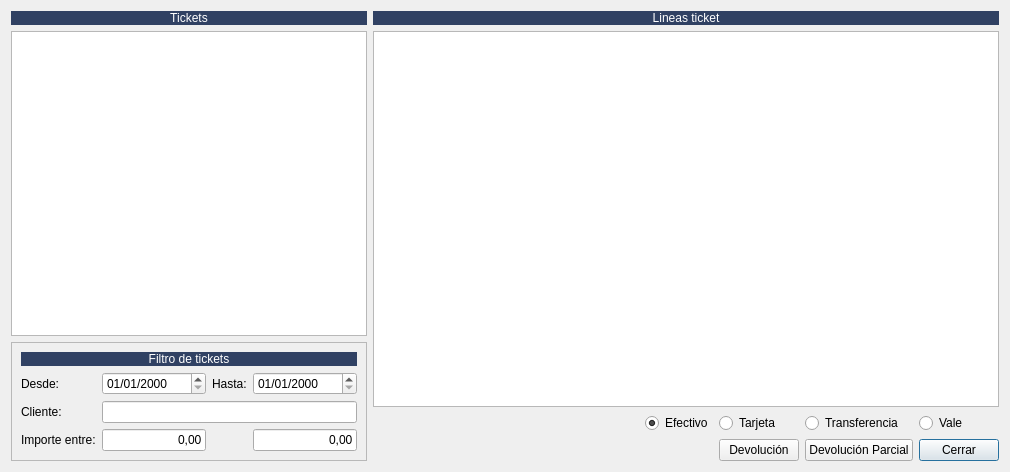
<?xml version="1.0" encoding="UTF-8"?>
<ui version="4.0">
 <class>FrmDevolucionTicket</class>
 <widget class="QDialog" name="FrmDevolucionTicket">
  <property name="windowModality">
   <enum>Qt::WindowModal</enum>
  </property>
  <property name="geometry">
   <rect>
    <x>0</x>
    <y>0</y>
    <width>1010</width>
    <height>472</height>
   </rect>
  </property>
  <property name="windowTitle">
   <string>Devolución de Tickets de caja.</string>
  </property>
  <property name="windowIcon">
   <iconset resource="../maya.qrc">
    <normaloff>:/Icons/PNG/redfox.png</normaloff>:/Icons/PNG/redfox.png</iconset>
  </property>
  <layout class="QGridLayout" name="gridLayout">
   <item row="3" column="6">
    <widget class="QRadioButton" name="radVales">
     <property name="text">
      <string>Vale</string>
     </property>
    </widget>
   </item>
   <item row="2" column="0" rowspan="3">
    <widget class="QFrame" name="frame">
     <property name="frameShape">
      <enum>QFrame::StyledPanel</enum>
     </property>
     <property name="frameShadow">
      <enum>QFrame::Raised</enum>
     </property>
     <layout class="QGridLayout" name="gridLayout_2">
      <item row="2" column="1" colspan="3">
       <widget class="QLineEdit" name="txtCliente"/>
      </item>
      <item row="0" column="0" colspan="4">
       <widget class="QLabel" name="lbldesglose2_3">
        <property name="maximumSize">
         <size>
          <width>16777215</width>
          <height>27</height>
         </size>
        </property>
        <property name="styleSheet">
         <string notr="true">background-color: #304163;
color: rgb(255, 255, 255);</string>
        </property>
        <property name="text">
         <string>Filtro de tickets</string>
        </property>
        <property name="alignment">
         <set>Qt::AlignCenter</set>
        </property>
       </widget>
      </item>
      <item row="1" column="0">
       <widget class="QLabel" name="label">
        <property name="text">
         <string>Desde:</string>
        </property>
       </widget>
      </item>
      <item row="1" column="2">
       <widget class="QLabel" name="label_2">
        <property name="text">
         <string>Hasta:</string>
        </property>
       </widget>
      </item>
      <item row="1" column="3">
       <widget class="QDateEdit" name="dateHasta">
        <property name="displayFormat">
         <string>dd/MM/yyyy</string>
        </property>
       </widget>
      </item>
      <item row="2" column="0">
       <widget class="QLabel" name="label_3">
        <property name="text">
         <string>Cliente:</string>
        </property>
       </widget>
      </item>
      <item row="1" column="1">
       <widget class="QDateEdit" name="dateDesde">
        <property name="displayFormat">
         <string>dd/MM/yyyy</string>
        </property>
       </widget>
      </item>
      <item row="3" column="0">
       <widget class="QLabel" name="label_4">
        <property name="text">
         <string>Importe entre:</string>
        </property>
       </widget>
      </item>
      <item row="3" column="1">
       <widget class="QLineEdit" name="txtImportemin">
        <property name="text">
         <string>0,00</string>
        </property>
        <property name="alignment">
         <set>Qt::AlignRight|Qt::AlignTrailing|Qt::AlignVCenter</set>
        </property>
       </widget>
      </item>
      <item row="3" column="3">
       <widget class="QLineEdit" name="txtImporteMax">
        <property name="text">
         <string>0,00</string>
        </property>
        <property name="alignment">
         <set>Qt::AlignRight|Qt::AlignTrailing|Qt::AlignVCenter</set>
        </property>
       </widget>
      </item>
     </layout>
    </widget>
   </item>
   <item row="3" column="3">
    <widget class="QRadioButton" name="radEfectivo">
     <property name="text">
      <string>Efectivo</string>
     </property>
     <property name="checked">
      <bool>true</bool>
     </property>
    </widget>
   </item>
   <item row="1" column="0">
    <widget class="QTableView" name="tabla_cabeceras">
     <property name="alternatingRowColors">
      <bool>true</bool>
     </property>
     <property name="selectionMode">
      <enum>QAbstractItemView::SingleSelection</enum>
     </property>
     <property name="selectionBehavior">
      <enum>QAbstractItemView::SelectRows</enum>
     </property>
     <attribute name="verticalHeaderVisible">
      <bool>false</bool>
     </attribute>
    </widget>
   </item>
   <item row="1" column="1" rowspan="2" colspan="6">
    <widget class="QTableWidget" name="tablaLineas_tiquet_actual">
     <property name="selectionMode">
      <enum>QAbstractItemView::MultiSelection</enum>
     </property>
     <property name="selectionBehavior">
      <enum>QAbstractItemView::SelectRows</enum>
     </property>
     <attribute name="verticalHeaderVisible">
      <bool>false</bool>
     </attribute>
    </widget>
   </item>
   <item row="4" column="1">
    <spacer name="horizontalSpacer">
     <property name="orientation">
      <enum>Qt::Horizontal</enum>
     </property>
     <property name="sizeHint" stdset="0">
      <size>
       <width>267</width>
       <height>20</height>
      </size>
     </property>
    </spacer>
   </item>
   <item row="0" column="0">
    <widget class="QLabel" name="lbldesglose2">
     <property name="maximumSize">
      <size>
       <width>16777215</width>
       <height>27</height>
      </size>
     </property>
     <property name="styleSheet">
      <string notr="true">background-color: #304163;
color: rgb(255, 255, 255);</string>
     </property>
     <property name="text">
      <string>Tickets</string>
     </property>
     <property name="alignment">
      <set>Qt::AlignCenter</set>
     </property>
    </widget>
   </item>
   <item row="4" column="6">
    <widget class="QPushButton" name="pushButton_4">
     <property name="text">
      <string>Cerrar</string>
     </property>
     <property name="icon">
      <iconset resource="../maya.qrc">
       <normaloff>:/Icons/PNG/close.png</normaloff>:/Icons/PNG/close.png</iconset>
     </property>
    </widget>
   </item>
   <item row="0" column="1" colspan="6">
    <widget class="QLabel" name="lbldesglose2_2">
     <property name="maximumSize">
      <size>
       <width>16777215</width>
       <height>27</height>
      </size>
     </property>
     <property name="styleSheet">
      <string notr="true">background-color: #304163;
color: rgb(255, 255, 255);</string>
     </property>
     <property name="text">
      <string>Lineas ticket</string>
     </property>
     <property name="alignment">
      <set>Qt::AlignCenter</set>
     </property>
    </widget>
   </item>
   <item row="3" column="4">
    <widget class="QRadioButton" name="radTarjeta">
     <property name="text">
      <string>Tarjeta</string>
     </property>
    </widget>
   </item>
   <item row="3" column="5">
    <widget class="QRadioButton" name="radTransferencia">
     <property name="text">
      <string>Transferencia</string>
     </property>
    </widget>
   </item>
   <item row="4" column="5">
    <widget class="QPushButton" name="btnParcial">
     <property name="text">
      <string>Devolución Parcial</string>
     </property>
     <property name="icon">
      <iconset resource="../maya.qrc">
       <normaloff>:/Icons/PNG/partial.png</normaloff>:/Icons/PNG/partial.png</iconset>
     </property>
    </widget>
   </item>
   <item row="4" column="4">
    <widget class="QPushButton" name="btnDevolucion">
     <property name="text">
      <string>Devolución</string>
     </property>
     <property name="icon">
      <iconset resource="../maya.qrc">
       <normaloff>:/Icons/PNG/undo2.png</normaloff>:/Icons/PNG/undo2.png</iconset>
     </property>
    </widget>
   </item>
  </layout>
 </widget>
 <resources>
  <include location="../maya.qrc"/>
 </resources>
 <connections>
  <connection>
   <sender>pushButton_4</sender>
   <signal>clicked()</signal>
   <receiver>FrmDevolucionTicket</receiver>
   <slot>close()</slot>
   <hints>
    <hint type="sourcelabel">
     <x>1000</x>
     <y>462</y>
    </hint>
    <hint type="destinationlabel">
     <x>450</x>
     <y>436</y>
    </hint>
   </hints>
  </connection>
 </connections>
</ui>
